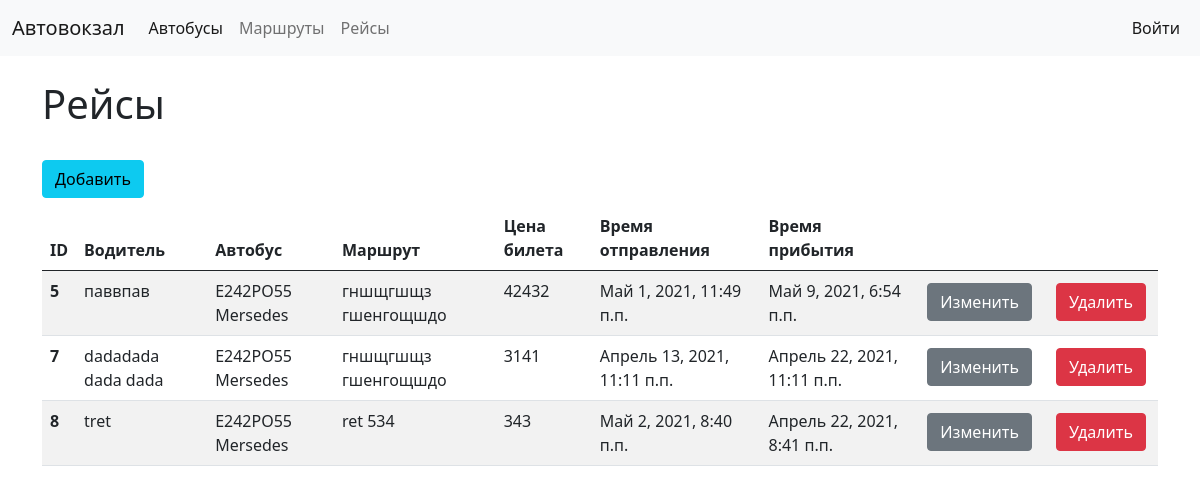
The page /flights on the database its author committed.
### main/models.py (models this page shows, shortened)
class Flight(models.Model):
    flight_num = models.CharField('Номер рейса', max_length=20)
    driver = models.CharField('Имя водителя', max_length=50)
    id_bus = models.ForeignKey(Bus, on_delete=models.CASCADE)
    id_route = models.ForeignKey(Route, on_delete=models.CASCADE)
    ticket_price = models.IntegerField()
    departure_time = models.DateTimeField()
    arrival_time = models.DateTimeField()

class Bus(models.Model):
    board_number = models.CharField('Бортовый номер', max_length=50)
    regist_number = models.CharField('Регистрационный номер', max_length=9)
    number_of_places = models.IntegerField('Число мест')
    mark = models.CharField('Марка', max_length=50)
    def __str__(self):
        return self.regist_number + ' ' + self.mark

class Route(models.Model):
    route_number = models.CharField('Номер маршрута', max_length=9)
    stop_from_address = models.CharField('Пункт отправки', max_length=50)
    stop_to_address = models.CharField('Пункт назначения', max_length=50)
    def __str__(self):
        return self.stop_from_address + ' ' + self.stop_to_address

### main/views.py (the view)
def flights(request):
    flights = Flight.objects.all()
    return render(request, 'main/flights.html', {'title': 'Рейсы', 'flights': flights})

### main/templates/main/flights.html (shortened to what this page needs)
{% extends 'main/base.html' %}
{% block content %}
<h1>Рейсы</h1>
<br>
<a type="button" class="btn btn-info mb-2" href="{%url 'addFlight'%}">Добавить</a>
<table  class="table table-striped" >
  <thead>
     <tr >
        <th scope="col">ID</th>
        <th scope="col">Водитель</th>
        <th scope="col">Автобус</th>
        <th scope="col">Маршрут</th>
        <th scope="col">Цена билета</th>
        <th scope="col">Время отправления</th>
        <th scope="col">Время прибытия</th>
         <th scope="col"></th>
        <th scope="col"></th>
     </tr>
  </thead>
  <tbody>
    {% for el in flights %}
    <tr>
      <th scope="row">{{el.id}}</th>
      <td>{{el.driver}}</td>
      <td>{{el.id_bus}}</td>
      <td>{{el.id_route}}</td>
      <td>{{el.ticket_price}}</td>
      <td>{{el.departure_time}}</td>
      <td>{{el.arrival_time}}</td>
        <td>
              <a type="button" class="btn btn-secondary m-1" href="{%url 'updateFlight' el.id%}">
                  Изменить
              </a>
        </td>
      <td>
          <form method="post" action="{% url 'delFlight' id_flight=el.id %}">
              <button type="submit" class="btn btn-danger m-1" >
                  Удалить
              </button>
          </form>
      </td>
    </tr>
    {% endfor %}
  </tbody>
</table>
{% endblock %}

### main/templates/main/base.html (shortened to what this page needs)
<!DOCTYPE html>
{%load static recaptcha3%}
<html lang="ru"><head>
	<link href="https://cdn.jsdelivr.net/npm/bootstrap@5.0.0-beta3/dist/css/bootstrap.min.css" rel="stylesheet">
</head>
<body>
<nav class="navbar navbar-expand-md navbar-light bg-light mb-4">
  <div class="container-fluid">
    <a class="navbar-brand" href="{% url 'bus' %}">Автовокзал</a>
    <div class="collapse navbar-collapse" id="navbarCollapse">
      <ul class="navbar-nav me-auto mb-2 mb-md-0">
        <li class="nav-item">
          <a class="nav-link active" aria-current="page" href="{% url 'bus' %}">Автобусы</a>
        </li>
        <li class="nav-item">
          <a class="nav-link " href="{% url 'routes' %}" aria-disabled="true">Маршруты</a>
        </li>
          <li class="nav-item">
          <a class="nav-link " href="{% url 'flights' %}"  aria-disabled="true">Рейсы</a>
        </li>
      </ul>
      <form class="d-flex">
          <ul class="navbar-nav me-auto mb-2 mb-md-0">
              {%if not request.user.is_authenticated%}
             <li class="nav-item">
                <a class="nav-link active" aria-current="page" href="{% url 'login' %}">Войти</a>
             </li>
              {%endif%}
          </ul>
      </form>
    </div>
  </div>
</nav>
<div class="container">
    {% block content%}
{% endblock %}
</div>
</body>
</html>

### rows shown on the page
Flight: id "5", driver "паввпав", id_bus "E242PO55 Mersedes", id_route "гншщгшщз гшенгощшдо", ticket_price "42432", departure_time "Май 1, 2021, 11:49 п.п.", arrival_time "Май 9, 2021, 6:54 п.п."
Flight: id "7", driver "dadadada dada dada", id_bus "E242PO55 Mersedes", id_route "гншщгшщз гшенгощшдо", ticket_price "3141", departure_time "Апрель 13, 2021, 11:11 п.п.", arrival_time "Апрель 22, 2021, 11:11 п.п."
Flight: id "8", driver "tret", id_bus "E242PO55 Mersedes", id_route "ret 534", ticket_price "343", departure_time "Май 2, 2021, 8:40 п.п.", arrival_time "Апрель 22, 2021, 8:41 п.п."
